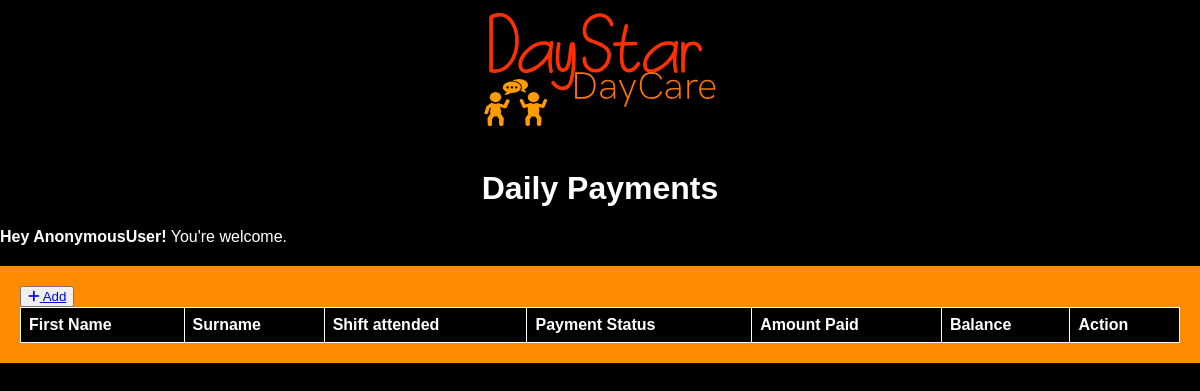
/daily_list/, run on an earlier commit of the app's database.
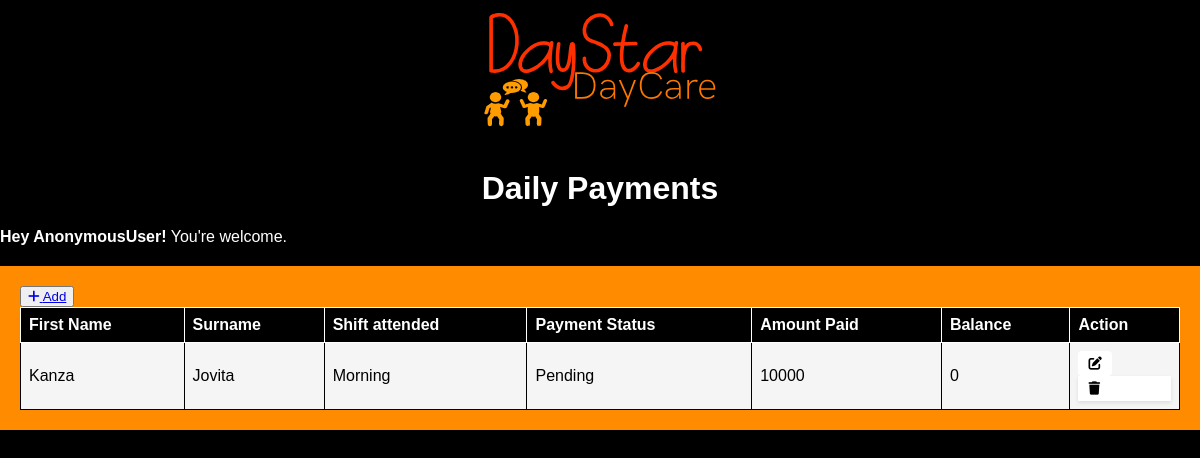
And on a later commit of the database.
### ddms_app/models.py (models this page shows, shortened)
class Dailypay(models.Model):
    first_name = models.CharField(max_length=50, blank=True,null=True)
    last_name = models.CharField(max_length=50, blank=True, null=True)
    shift_attended = models.CharField(max_length=50, blank=True, null=True)
    payment_status = models.CharField(max_length=50, blank=True, null=True)
    amount_paid = models.CharField(max_length=50, blank=True, null=True)
    balance = models.IntegerField(null=True, blank=True)

### ddms_app/views.py (the view)
# urls.py: path('daily_list/' ,views.daily_list, name='daily_list'),
def daily_list(request):
    records = Dailypay.objects.all()
    return render(request, 'daily_list.html', {'records': records})

### ddms_app/templates/daily_list.html (shortened to what this page needs)
{% extends  'base.html' %}
{% block content%}
    <h1>Daily Payments</h1>
    <div class="alert alert-warning alert-dismissible fade show" role="alert">
        <strong>Hey {{ user }}!</strong> You're welcome.
    </div>
    <div class="mt-4 p-5 bg-secondary text-white rounded">
        <table>
            <button><a href="{% url 'add_daily' %}" class="btn btn-success">
                <i class="fas fa-plus"></i> Add
            </a>
        </button>
            <thead>
                <tr>
                    <th>First Name</th>
                    <th>Surname</th>
                    <th>Shift attended</th>
                    <th>Payment Status</th>
                    <th>Amount Paid</th>
                    <th>Balance</th>
                    <th>Action</th>
                </tr>
            </thead>
            <tbody>
                {% for dailypay in records %}
                <tr>
                    <td>{{ dailypay.first_name }}</td>
                    <td>{{ dailypay.last_name }}</td>
                    <td>{{ dailypay.shift_attended }}</td>
                    <td>{{ dailypay.payment_status }}</td>
                    <td>{{ dailypay.amount_paid }}</td>
                    <td>{{ dailypay.balance }}</td>
                <td>
                    <button type="submit"><a href="{% url 'edit_daily' dailypay.id %}" class="btn btn-danger"><i class="fas fa-edit"></i></a></button>
                            <form  style="background-color: white; box-shadow: 0px;padding: 0px; border-radius: 0px; margin: 0px;" action="{% url 'delete_daily' dailypay.id %}" method="post">
                                <button    ><i class="fas fa-trash"></i></button>
                            </form>
                        </td>
                    </tr>
                {% endfor %}
            </tbody>
        </table>
    </div>
    {% endblock %}

What changed in the data, as far as the page shows it:
added Dailypay: first_name "Kanza", last_name "Jovita", shift_attended "Morning", payment_status "Pending", amount_paid "10000", balance "0"
